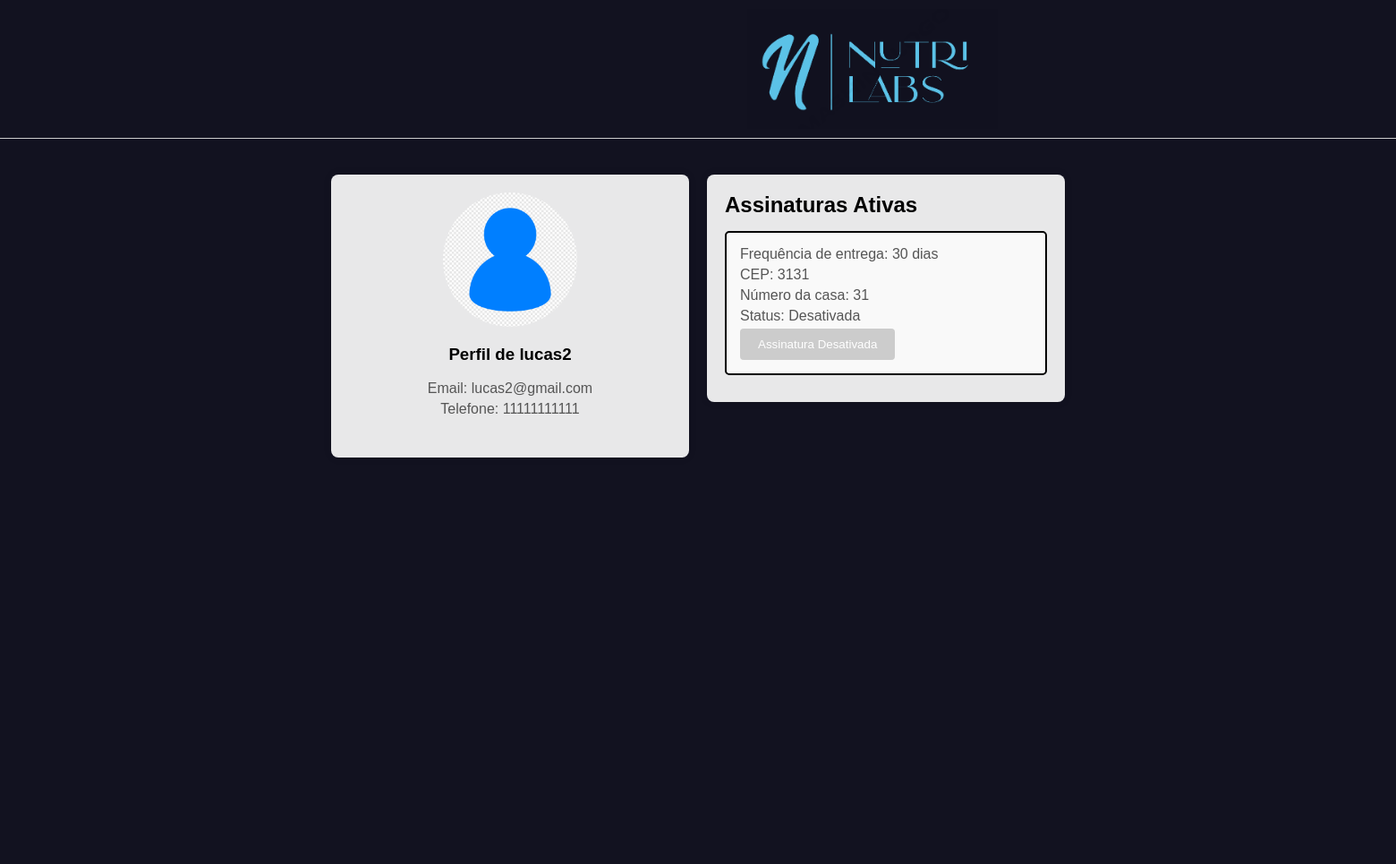
The page /perfil (signed in) on the database as committed earlier.
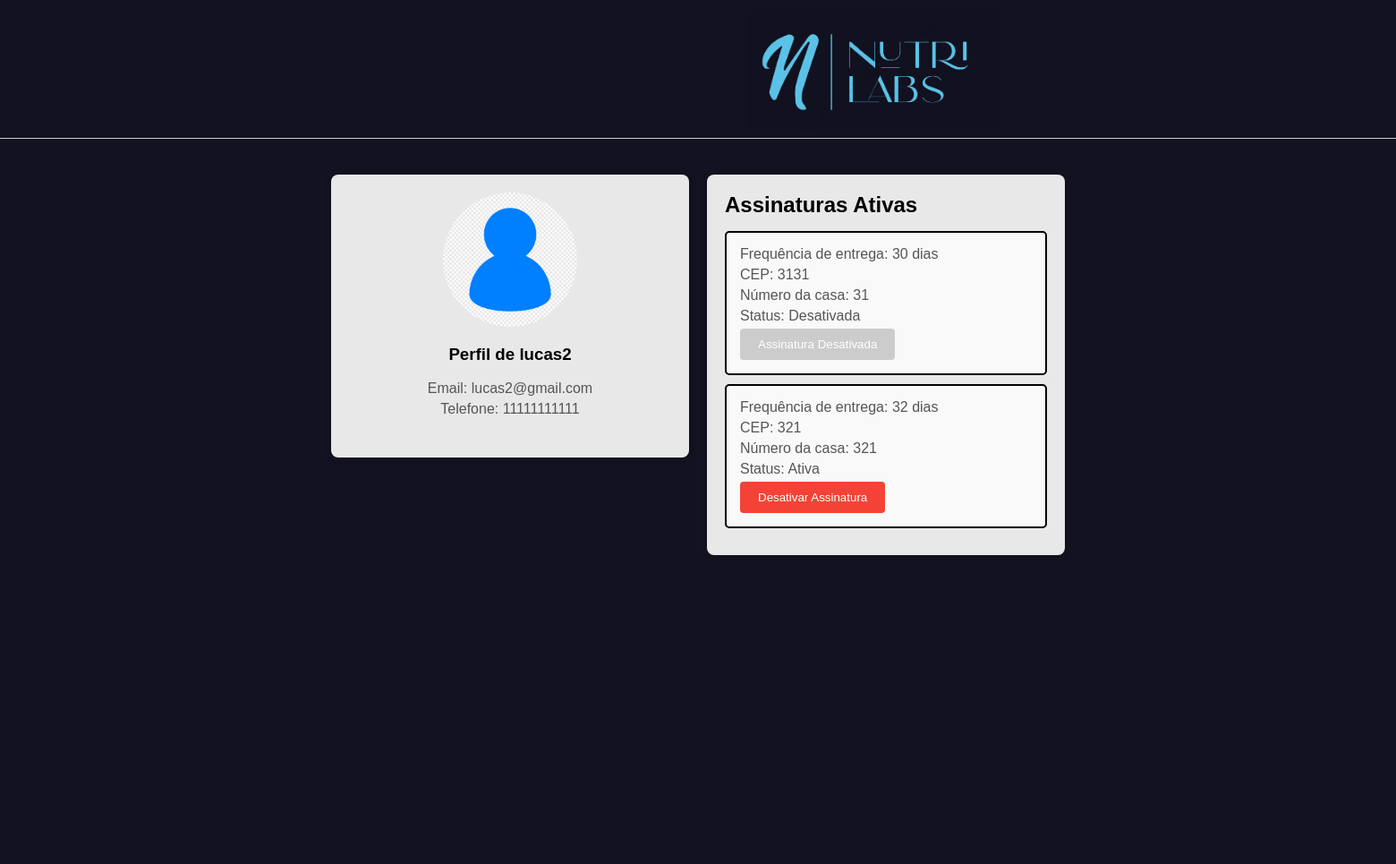
The same page on the database as committed later.
### app.py (models this page shows)
class User(db.Model):
    id = db.Column(db.Integer, primary_key=True)
    username = db.Column(db.String(80), unique=True, nullable=False)
    email = db.Column(db.String(120), unique=True, nullable=False)
    phone = db.Column(db.String(20), nullable=False)
    password_hash = db.Column(db.String(128))

class Subscription(db.Model):
    id = db.Column(db.Integer, primary_key=True)
    user_id = db.Column(db.Integer, db.ForeignKey('user.id'), nullable=False)
    cart_id = db.Column(db.Integer, db.ForeignKey('cart.id'), nullable=False)
    frequency_days = db.Column(db.Integer, nullable=False)
    zip_code = db.Column(db.String(20), nullable=False)
    house_number = db.Column(db.String(20), nullable=False)
    created_at = db.Column(db.DateTime, default=datetime.utcnow)
    is_active = db.Column(db.Boolean, default=True)
    user = db.relationship('User', backref=db.backref('subscriptions', lazy=True))
    cart = db.relationship('Cart', backref=db.backref('subscriptions', lazy=True))

### app.py (the view)
@app.route('/perfil')
def perfil():
    if 'user_id' not in session:
        return redirect(url_for('login'))
    user_id = session['user_id']
    user = User.query.get(user_id)
    subscriptions = Subscription.query.filter_by(user_id=user_id).all()
    return render_template('perfil.html', user=user, subscriptions=subscriptions)

### templates/perfil.html (shortened to what this page needs)
<!DOCTYPE html>
<html lang="en">
<head>
    <link rel="stylesheet" href="https://cdn.jsdelivr.net/npm/sweetalert2@11/dist/sweetalert2.min.css">
    <link rel="stylesheet" href="{{ url_for('static', filename='css/style.css') }}">
</head>
<body>
    <header>
        <a href="{{ url_for('home') }}">
            <img src="{{ url_for('static', filename='images/nutrilabs.png') }}" alt="Logo da Loja Online" id="logo">
        </a>
    </header>
    <section id="cart">
        <section id="profile">
            <div class="wrapper">
                <div class="container">
                    <div class="profile">
        <img src="{{ url_for('static', filename='images/login.png') }}" alt="Foto de Perfil" class="profile-pic">
                    <div class="profile-info">
                        <h1>Perfil de {{ user.username }}</h1>
                        <br>
                        <p>Email: {{ user.email }}</p>
                        <p>Telefone: {{ user.phone }}</p>
                    </div>
                </div>
            </div>
            <div class="container">
                <div class="subscriptions">
        <h2>Assinaturas Ativas</h2>
        {% if subscriptions %}
            {% for subscription in subscriptions %}
                <div class="subscription">
                    <p>Frequência de entrega: {{ subscription.frequency_days }} dias</p>
                    <p>CEP: {{ subscription.zip_code }}</p>
                    <p>Número da casa: {{ subscription.house_number }}</p>
                    <p>Status: {{ 'Ativa' if subscription.is_active else 'Desativada' }}</p>
                   {% if subscription.is_active %}
                        <form action="{{ url_for('deactivate_subscription', subscription_id=subscription.id) }}" method="post" style="display:inline;" onsubmit="confirmDeactivation(event, this)">
                            <button type="submit" class="deactivate-button">Desativar Assinatura</button>
                        </form>
                    {% else %}
                        <button class="deactivate-button" disabled>Assinatura Desativada</button>
                    {% endif %}
                </div>
            {% endfor %}
        {% else %}
            <p>Você não possui assinaturas ativas.</p>
        {% endif %}
    </div>
</div>
</div>
</section>
</section>
</body>
</html>

### static/css/style.css (style rules this page uses)
body { font-family: Arial, sans-serif; margin: 0; padding: 0; background-color: #121220; margin: 0; padding: 0; }
header, footer { background-color: #f8f8f8; padding: 10px; text-align: center; }
#cart { border-top: 1px solid #ccc; padding-top: 10px; }
button { padding: 10px; background-color: #00c1f1; color: white; border: none; cursor: pointer; }
header { display: flex; align-items: center; padding: 10px; background-color: #121220; justify-content: space-between; }
.wrapper { display: flex; justify-content: center; align-items: flex-start; min-height: 100vh; padding: 20px; }
.container { background-color: rgba(255, 255, 255, 0.9); padding: 20px; border-radius: 8px; box-shadow: 0 0 10px rgba(0, 0, 0, 0.1); width: 400px; margin: 10px; }
.profile { display: flex; flex-direction: column; align-items: center; margin-bottom: 20px; }
.profile-pic { border-radius: 50%; width: 150px; height: 150px; margin-bottom: 20px; }
.profile-info { text-align: center; }
.profile-info p { margin-bottom: 5px; color: #555; }
.subscriptions h2 { margin-bottom: 15px; }
.subscription { background-color: #f9f9f9; padding: 15px; border-radius: 5px; margin-bottom: 10px; border: 2px solid black; position: relative; }
.subscription p { margin-bottom: 5px; color: #555; }
#logo { display: block; margin-left: 825px; width: 280px; height: auto; }
.deactivate-button, .view-summary-button { background-color: #f44336; color: #fff; border: none; padding: 10px 20px; cursor: pointer; border-radius: 4px; margin-right: 10px; }
.deactivate-button:disabled { background-color: #ccc; cursor: not-allowed; }

### templates/perfil.html (style rules this page uses)
* { margin: 0; padding: 0; box-sizing: border-box; font-family: Arial, sans-serif; }

Rows that differ between the two databases and show on the page:
added Subscription: frequency_days "32", zip_code "321", house_number "321", is_active "Ativa"
